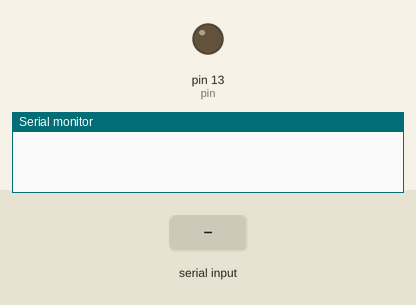
Bench run of a sketch on a simulated Arduino Uno, built with avr-gcc and run on an emulated ATmega328P. Parts: output pins drawn as LEDs (lit = HIGH), the last lines printed to the serial monitor. The inputs (shaded band) are chosen by the test bench.

Above: at 1.2 s.
1.3 s: "1" received over Serial
At 2.2 s:
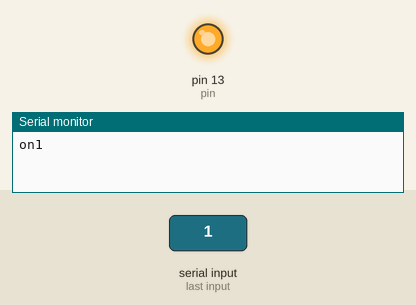
2.8 s: "0" received over Serial
At 3.3 s:
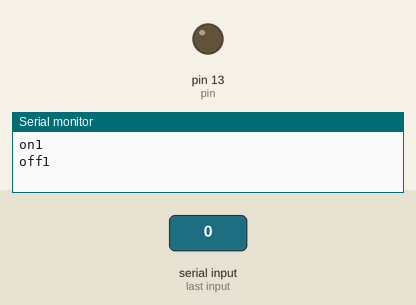
Timing chart, 0 to 5.8 s (numbered marks = the images above; inputs shaded):
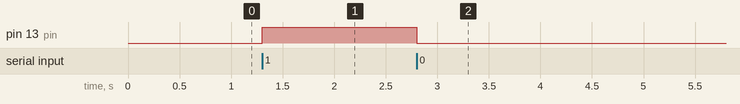

The sketch:

bluetoohconfg.ino
```cpp
int pin=13;
void setup() {
  // put your setup code here, to run once:
  Serial.begin(9600);
pinMode(13, OUTPUT);
}

void loop() {
  // put your main code here, to run repeatedly:
  if(Serial.available()>0)
  { char c=Serial.read();
     if(c=='1')
     { Serial.println("on1");
        digitalWrite(pin, HIGH);
     }
     if(c=='0')
     {
        Serial.println("off1");
        digitalWrite(pin, LOW);
     }
  }
}
```

Measured:
- after the input at 1.3 s, pin 13 (pin): LOW → HIGH at once
- after the input at 2.8 s, pin 13 (pin): HIGH → LOW at once
